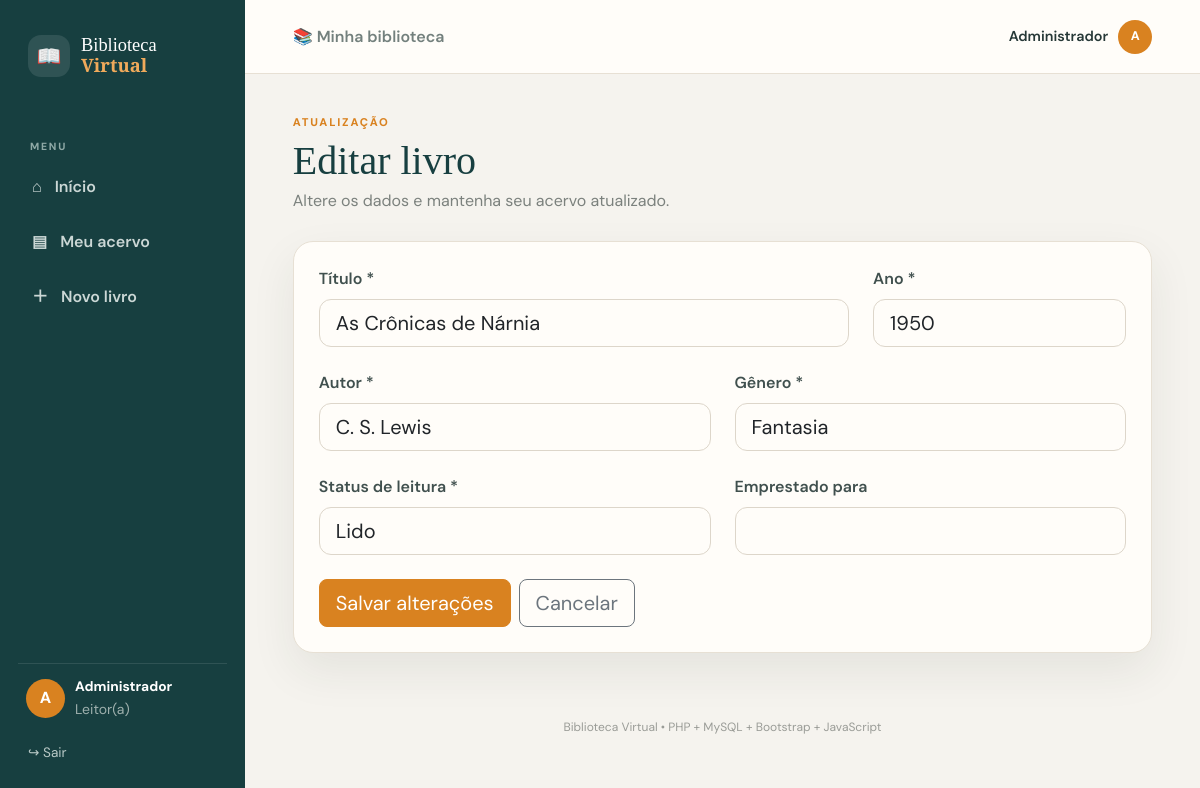
The page /livros/editar.php?id=4 (signed in) on the database its author committed.
### tables this page shows
CREATE TABLE livros (
    id INT AUTO_INCREMENT PRIMARY KEY,
    titulo VARCHAR(150) NOT NULL,
    autor VARCHAR(100) NOT NULL,
    ano INT NOT NULL,
    genero VARCHAR(50) NOT NULL,
    status_leitura ENUM('Não lido','Lendo','Lido') NOT NULL DEFAULT 'Não lido',
    emprestado_para VARCHAR(100) DEFAULT NULL,
    criado_em TIMESTAMP DEFAULT CURRENT_TIMESTAMP
);

### livros/editar.php (the view, shortened to what this page needs)
<?php
require_once __DIR__ . '/../config/conexao.php';
$id=filter_input(INPUT_GET,'id',FILTER_VALIDATE_INT);
$stmt=$pdo->prepare('SELECT * FROM livros WHERE id=:id'); $stmt->execute([':id'=>$id]); $livro=$stmt->fetch();
?>
<?php include __DIR__ . '/../includes/app-header.php'; ?>
<div class="page-title"><div><span class="eyebrow">ATUALIZAÇÃO</span><h1>Editar livro</h1><p>Altere os dados e mantenha seu acervo atualizado.</p></div></div>
<div class="content-card form-card">
<form method="POST" class="row g-4">
<div class="col-md-8"><label class="form-label">Título *</label><input class="form-control form-control-lg" name="titulo" maxlength="150" value="<?= htmlspecialchars($livro['titulo']) ?>" required></div>
<div class="col-md-4"><label class="form-label">Ano *</label><input class="form-control form-control-lg" type="number" name="ano" min="0" max="<?= date('Y') ?>" value="<?= htmlspecialchars($livro['ano']) ?>" required></div>
<div class="col-md-6"><label class="form-label">Autor *</label><input class="form-control form-control-lg" name="autor" maxlength="100" value="<?= htmlspecialchars($livro['autor']) ?>" required></div>
<div class="col-md-6"><label class="form-label">Gênero *</label><input class="form-control form-control-lg" name="genero" maxlength="50" value="<?= htmlspecialchars($livro['genero']) ?>" required></div>
<div class="col-md-6"><label class="form-label">Status de leitura *</label><select class="form-select form-select-lg" name="status_leitura"><?php foreach(['Não lido','Lendo','Lido'] as $s): ?><option <?= $livro['status_leitura']===$s?'selected':'' ?>><?= $s ?></option><?php endforeach; ?></select></div>
<div class="col-md-6"><label class="form-label">Emprestado para</label><input class="form-control form-control-lg" name="emprestado_para" maxlength="100" value="<?= htmlspecialchars($livro['emprestado_para']??'') ?>"></div>
<div class="col-12 d-flex gap-2"><button class="btn btn-primary btn-lg">Salvar alterações</button><a href="listar.php" class="btn btn-outline-secondary btn-lg">Cancelar</a></div>
</form>
</div>
<?php include __DIR__ . '/../includes/app-footer.php'; ?>

### assets/css/style.css (style rules this page uses)
:root { --cream:#f7f2e8; --paper:#fffdf8; --ink:#173f40; --teal:#21666a; --teal-dark:#174e51; --orange:#d98220; --orange-dark:#bd6c16; --muted:#7b817d; --line:#e7e0d4; --shadow:0 18px 45px rgba(40,48,43,.08); }
* { box-sizing:border-box }
body { margin:0;font-family:"DM Sans",sans-serif;background:#f5f3ee;color:#263837 }
h1,h2,h3 { font-family:"Playfair Display",serif;color:var(--ink) }
.btn-primary { background:var(--orange);border-color:var(--orange);color:#fff }
.form-control,.form-select { border:1px solid #ddd6ca;background:#fffdf9;border-radius:12px }
.form-label { font-weight:600;color:#40504e }
.eyebrow { display:block;letter-spacing:.16em;font-size:.7rem;font-weight:800;color:var(--orange);margin-bottom:6px }
.app-body { background:#f5f3ee }
.page-title { display:flex;justify-content:space-between;gap:25px;align-items:end;margin-bottom:28px }
.page-title h1 { font-size:2.5rem;margin:0 }
.page-title p { color:var(--muted);margin:4px 0 0 }
.metric,.content-card { background:#fffdf9;border:1px solid var(--line);box-shadow:var(--shadow);border-radius:20px }
.content-card { padding:25px }
.form-card { max-width:950px }

### rows shown on the page
livros: titulo "As Crônicas de Nárnia", ano "1950", autor "C. S. Lewis", genero "Fantasia", status_leitura "Lido"

### other values the page prints
mb_strtoupper(mb_substr(usuarioAtual(),0,1)) "A"
usuarioAtual() "Administrador"
